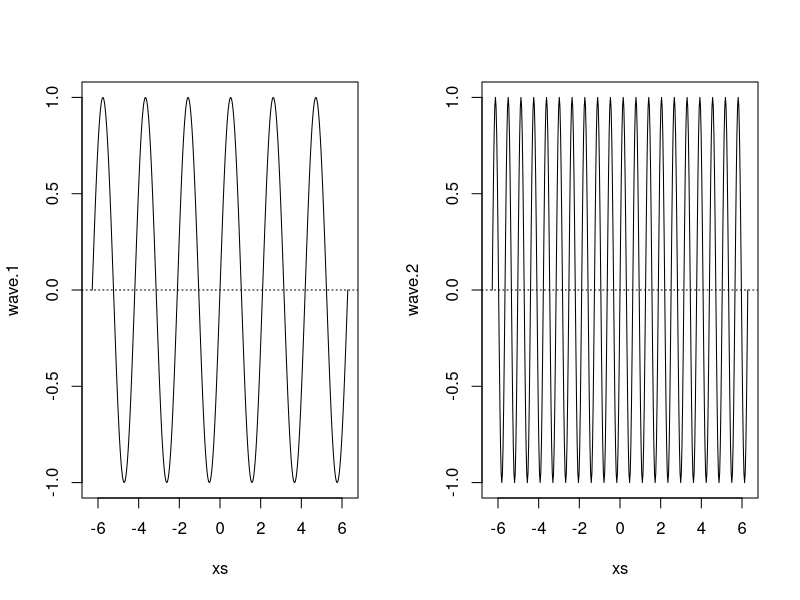
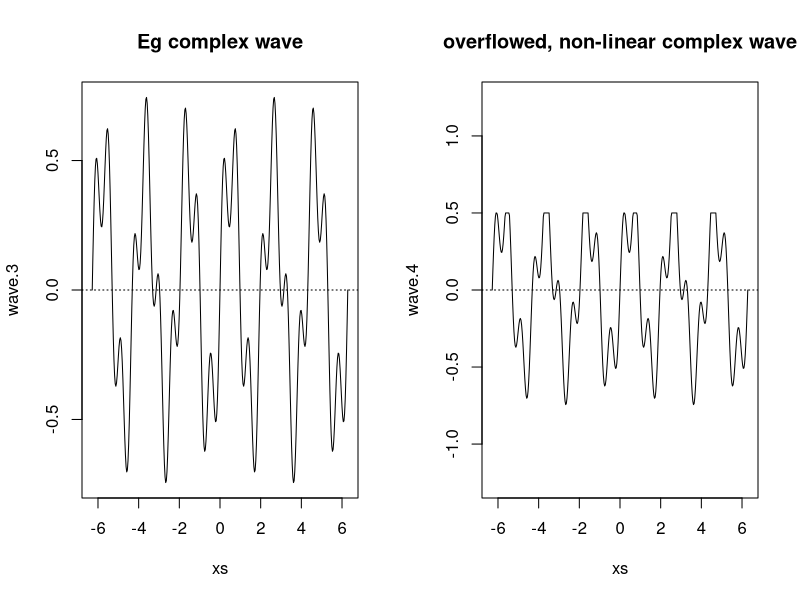
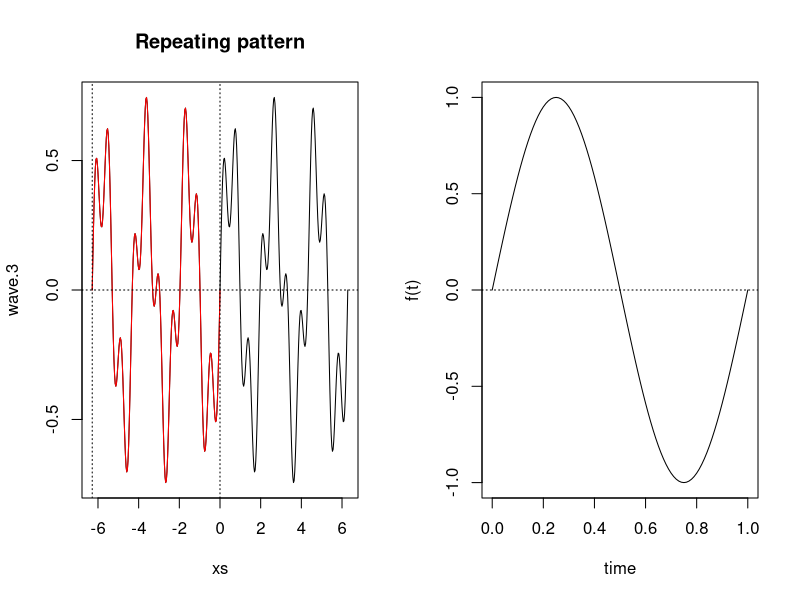
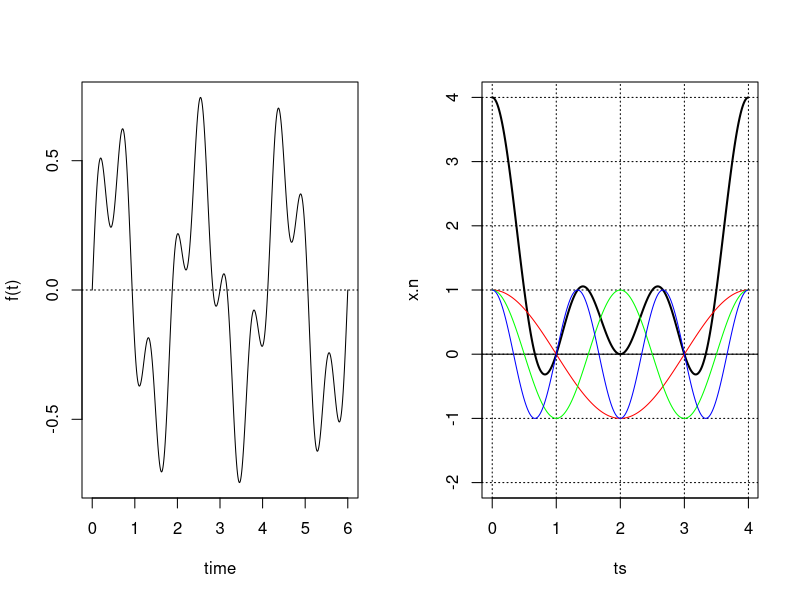

These figures' R source, in order:
#two simple waves

xs <- seq(-2*pi,2*pi,pi/100)
wave.1 <- sin(3*xs)
wave.2 <- sin(10*xs)
par(mfrow = c(1, 2))
plot(xs,wave.1,type="l",ylim=c(-1,1)); abline(h=0,lty=3)
plot(xs,wave.2,type="l",ylim=c(-1,1)); abline(h=0,lty=3)

# linear combination to give a complex wave

wave.3 <- 0.5 * wave.1 + 0.25 * wave.2
plot(xs,wave.3,type="l"); title("Eg complex wave"); abline(h=0,lty=3)

# over flowing complex non linear wave

wave.4 <- wave.3
wave.4[wave.3>0.5] <- 0.5
plot(xs,wave.4,type="l",ylim=c(-1.25,1.25)); title("overflowed, non-linear complex wave"); abline(h=0,lty=3)

# fundamental frequency and time period

repeat.xs     <- seq(-2*pi,0,pi/100)
wave.3.repeat <- 0.5*sin(3*repeat.xs) + 0.25*sin(10*repeat.xs)
plot(xs,wave.3,type="l"); title("Repeating pattern")
points(repeat.xs,wave.3.repeat,type="l",col="red"); abline(h=0,v=c(-2*pi,0),lty=3)

# plotting a sine series

plot.fourier <- function(fourier.series, f.0, ts) {
  w <- 2*pi*f.0
  trajectory <- sapply(ts, function(t) fourier.series(t,w))
  plot(ts, trajectory, type="l", xlab="time", ylab="f(t)"); abline(h=0,lty=3)
}

# An eg
plot.fourier(function(t,w) {sin(w*t)}, 1, ts=seq(0,1,1/100)) 

# plotting a complex wave

acq.freq <- 100                    # data acquisition frequency (Hz)
time     <- 6                      # measuring time interval (seconds)
ts       <- seq(0,time,1/acq.freq) # vector of sampling time-points (s) 
f.0      <- 1/time                 # fundamental frequency (Hz)

dc.component       <- 0
component.freqs    <- c(3,10)      # frequency of signal components (Hz)
component.delay    <- c(0,0)       # delay of signal components (radians)
component.strength <- c(.5,.25)    # strength of signal components

f <- function(t,w) { 
  dc.component + 
    sum( component.strength * sin(component.freqs*w*t + component.delay)) 
}

plot.fourier(f,f.0,ts)  

# we also have phase shifts and dc components, which are taken care
# of in the transform

# converting fft() output to understandable, animatable output

# cs is the vector of complex points to convert
convert.fft <- function(cs, sample.rate=1) {
  cs <- cs / length(cs) # normalize
  
  distance.center <- function(c)signif( Mod(c),        4)
  angle           <- function(c)signif( 180*Arg(c)/pi, 3)
  
  df <- data.frame(cycle    = 0:(length(cs)-1),
                   freq     = 0:(length(cs)-1) * sample.rate / length(cs),
                   strength = sapply(cs, distance.center),
                   delay    = sapply(cs, angle))
  df
}

convert.fft(fft(1:4))

# calculating the inverse fourier transform

# returns the x.n time series for a given time sequence (ts) and
# a vector with the amount of frequencies k in the signal (X.k)
get.trajectory <- function(X.k,ts,acq.freq) {
  
  N   <- length(ts)
  i   <- complex(real = 0, imaginary = 1)
  x.n <- rep(0,N)           # create vector to keep the trajectory
  ks  <- 0:(length(X.k)-1)
  
  for(n in 0:(N-1)) {       # compute each time point x_n based on freqs X.k
    x.n[n+1] <- sum(X.k * exp(i*2*pi*ks*n/N)) / N
  }
  
  x.n * acq.freq 
}

# plotting frequency domain

plot.frequency.spectrum <- function(X.k, xlimits=c(0,length(X.k))) {
  plot.data  <- cbind(0:(length(X.k)-1), Mod(X.k))
  
  # TODO: why this scaling is necessary?
  plot.data[2:length(X.k),2] <- 2*plot.data[2:length(X.k),2] 
  
  plot(plot.data, t="h", lwd=2, main="", 
       xlab="Frequency (Hz)", ylab="Strength", 
       xlim=xlimits, ylim=c(0,max(Mod(plot.data[,2]))))
}


# plotting the harmonics

# Plot the i-th harmonic
# Xk: the frequencies computed by the FFt
#  i: which harmonic
# ts: the sampling time points
# acq.freq: the acquisition rate
plot.harmonic <- function(Xk, i, ts, acq.freq, color="red") {
  Xk.h <- rep(0,length(Xk))
  Xk.h[i+1] <- Xk[i+1] # i-th harmonic
  harmonic.trajectory <- get.trajectory(Xk.h, ts, acq.freq=acq.freq)
  points(ts, harmonic.trajectory, type="l", col=color)
}

# an example

X.k <- fft(c(4,0,0,0))                   # get amount of each frequency k

time     <- 4                            # measuring time interval (seconds)
acq.freq <- 100                          # data acquisition frequency (Hz)
ts  <- seq(0,time-1/acq.freq,1/acq.freq) # vector of sampling time-points (s) 

x.n <- get.trajectory(X.k,ts,acq.freq)   # create time wave

plot(ts,x.n,type="l",ylim=c(-2,4),lwd=2)
abline(v=0:time,h=-2:4,lty=3); abline(h=0)

plot.harmonic(X.k,1,ts,acq.freq,"red")
plot.harmonic(X.k,2,ts,acq.freq,"green")
plot.harmonic(X.k,3,ts,acq.freq,"blue")

######################################################################
###########################   EXAMPLES    ############################
######################################################################

